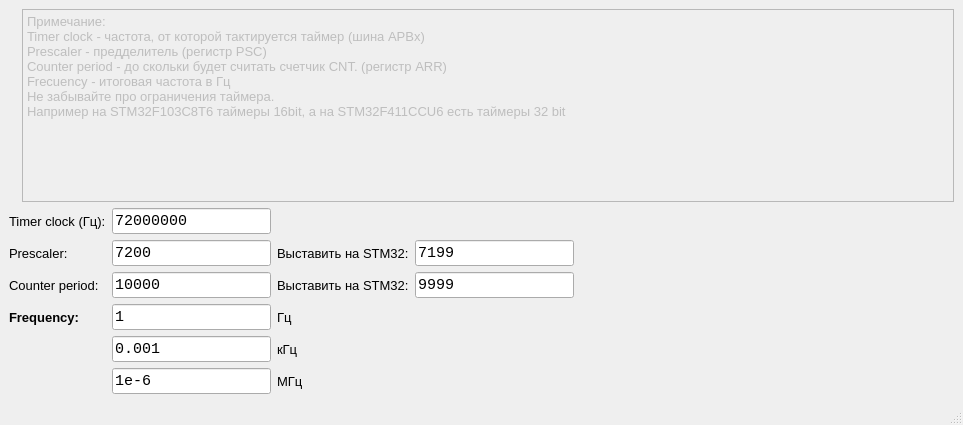
<?xml version="1.0" encoding="UTF-8"?>
<ui version="4.0">
 <class>PWM_HZ</class>
 <widget class="QMainWindow" name="PWM_HZ">
  <property name="geometry">
   <rect>
    <x>0</x>
    <y>0</y>
    <width>963</width>
    <height>425</height>
   </rect>
  </property>
  <property name="windowTitle">
   <string>STM32 TIMx Calculator</string>
  </property>
  <property name="windowIcon">
   <iconset resource="../resources/images.qrc">
    <normaloff>:/app8.png</normaloff>:/app8.png</iconset>
  </property>
  <widget class="QWidget" name="centralwidget">
   <layout class="QVBoxLayout" name="verticalLayout">
    <item>
     <layout class="QHBoxLayout" name="horizontalLayout">
      <item>
       <widget class="QLabel" name="label">
        <property name="text">
         <string/>
        </property>
        <property name="pixmap">
         <pixmap resource="../resources/images.qrc">:/STM32_Frecuency_calculator.png</pixmap>
        </property>
       </widget>
      </item>
      <item>
       <widget class="QTextEdit" name="textEdit">
        <property name="enabled">
         <bool>false</bool>
        </property>
        <property name="html">
         <string>&lt;!DOCTYPE HTML PUBLIC &quot;-//W3C//DTD HTML 4.0//EN&quot; &quot;http://www.w3.org/TR/REC-html40/strict.dtd&quot;&gt;
&lt;html&gt;&lt;head&gt;&lt;meta name=&quot;qrichtext&quot; content=&quot;1&quot; /&gt;&lt;meta charset=&quot;utf-8&quot; /&gt;&lt;style type=&quot;text/css&quot;&gt;
p, li { white-space: pre-wrap; }
&lt;/style&gt;&lt;/head&gt;&lt;body style=&quot; font-family:'Segoe UI'; font-size:9pt; font-weight:400; font-style:normal;&quot;&gt;
&lt;p style=&quot; margin-top:0px; margin-bottom:0px; margin-left:0px; margin-right:0px; -qt-block-indent:0; text-indent:0px;&quot;&gt;&lt;span style=&quot; font-family:'Consolas'; font-size:10pt;&quot;&gt;Примечание:&lt;/span&gt;&lt;/p&gt;
&lt;p style=&quot; margin-top:0px; margin-bottom:0px; margin-left:0px; margin-right:0px; -qt-block-indent:0; text-indent:0px;&quot;&gt;&lt;span style=&quot; font-family:'Consolas'; font-size:10pt;&quot;&gt;Timer clock - частота, от которой тактируется таймер (шина APBx)&lt;/span&gt;&lt;/p&gt;
&lt;p style=&quot; margin-top:0px; margin-bottom:0px; margin-left:0px; margin-right:0px; -qt-block-indent:0; text-indent:0px;&quot;&gt;&lt;span style=&quot; font-family:'Consolas'; font-size:10pt;&quot;&gt;Prescaler - предделитель (регистр PSC)&lt;/span&gt;&lt;/p&gt;
&lt;p style=&quot; margin-top:0px; margin-bottom:0px; margin-left:0px; margin-right:0px; -qt-block-indent:0; text-indent:0px;&quot;&gt;&lt;span style=&quot; font-family:'Consolas'; font-size:10pt;&quot;&gt;Counter period - до скольки будет считать счетчик CNT. (регистр ARR)&lt;/span&gt;&lt;/p&gt;
&lt;p style=&quot; margin-top:0px; margin-bottom:0px; margin-left:0px; margin-right:0px; -qt-block-indent:0; text-indent:0px;&quot;&gt;&lt;span style=&quot; font-family:'Consolas'; font-size:10pt;&quot;&gt;Frecuency - итоговая частота в Гц&lt;/span&gt;&lt;/p&gt;
&lt;p style=&quot; margin-top:0px; margin-bottom:0px; margin-left:0px; margin-right:0px; -qt-block-indent:0; text-indent:0px;&quot;&gt;&lt;span style=&quot; font-family:'Consolas'; font-size:10pt;&quot;&gt;Не забывайте про ограничения таймера.&lt;/span&gt;&lt;/p&gt;
&lt;p style=&quot; margin-top:0px; margin-bottom:0px; margin-left:0px; margin-right:0px; -qt-block-indent:0; text-indent:0px;&quot;&gt;&lt;span style=&quot; font-family:'Consolas'; font-size:10pt;&quot;&gt;Например на STM32F103C8T6 таймеры 16bit, а на STM32F411CCU6 есть таймеры 32 bit&lt;/span&gt;&lt;/p&gt;
&lt;p style=&quot; margin-top:0px; margin-bottom:0px; margin-left:0px; margin-right:0px; -qt-block-indent:0; text-indent:0px;&quot;&gt;&lt;span style=&quot; font-family:'Consolas'; font-size:10pt;&quot;&gt; &lt;/span&gt;&lt;/p&gt;&lt;/body&gt;&lt;/html&gt;</string>
        </property>
       </widget>
      </item>
     </layout>
    </item>
    <item>
     <layout class="QHBoxLayout" name="horizontalLayout_2">
      <item>
       <layout class="QGridLayout" name="gridLayout">
        <item row="5" column="3">
         <widget class="QLabel" name="label_10">
          <property name="font">
           <font>
            <pointsize>10</pointsize>
           </font>
          </property>
          <property name="text">
           <string>МГц</string>
          </property>
         </widget>
        </item>
        <item row="2" column="3">
         <widget class="QLabel" name="label_6">
          <property name="font">
           <font>
            <pointsize>10</pointsize>
           </font>
          </property>
          <property name="text">
           <string>Выставить на STM32:</string>
          </property>
         </widget>
        </item>
        <item row="2" column="4">
         <widget class="QLineEdit" name="lineEdit_CounterPeriod_2">
          <property name="font">
           <font>
            <family>Consolas</family>
            <pointsize>11</pointsize>
           </font>
          </property>
          <property name="text">
           <string>9999</string>
          </property>
          <property name="readOnly">
           <bool>true</bool>
          </property>
         </widget>
        </item>
        <item row="0" column="0" colspan="2">
         <widget class="QLabel" name="label_2">
          <property name="font">
           <font>
            <pointsize>10</pointsize>
           </font>
          </property>
          <property name="text">
           <string>Timer clock (Гц):</string>
          </property>
         </widget>
        </item>
        <item row="4" column="3">
         <widget class="QLabel" name="label_9">
          <property name="font">
           <font>
            <pointsize>10</pointsize>
           </font>
          </property>
          <property name="text">
           <string>кГц</string>
          </property>
         </widget>
        </item>
        <item row="1" column="2">
         <widget class="QLineEdit" name="LineEdit_Prescaler">
          <property name="font">
           <font>
            <family>Consolas</family>
            <pointsize>11</pointsize>
           </font>
          </property>
          <property name="text">
           <string>7200</string>
          </property>
         </widget>
        </item>
        <item row="3" column="3">
         <widget class="QLabel" name="label_8">
          <property name="font">
           <font>
            <pointsize>10</pointsize>
           </font>
          </property>
          <property name="text">
           <string>Гц</string>
          </property>
         </widget>
        </item>
        <item row="1" column="3">
         <widget class="QLabel" name="label_5">
          <property name="font">
           <font>
            <pointsize>10</pointsize>
           </font>
          </property>
          <property name="text">
           <string>Выставить на STM32:</string>
          </property>
         </widget>
        </item>
        <item row="0" column="2">
         <widget class="QLineEdit" name="LineEdit_TImerClock">
          <property name="font">
           <font>
            <family>Consolas</family>
            <pointsize>11</pointsize>
           </font>
          </property>
          <property name="text">
           <string>72000000</string>
          </property>
         </widget>
        </item>
        <item row="2" column="2">
         <widget class="QLineEdit" name="lineEdit_CounterPeriod">
          <property name="font">
           <font>
            <family>Consolas</family>
            <pointsize>11</pointsize>
           </font>
          </property>
          <property name="text">
           <string>10000</string>
          </property>
         </widget>
        </item>
        <item row="1" column="4">
         <widget class="QLineEdit" name="LineEdit_Prescaler_2">
          <property name="font">
           <font>
            <family>Consolas</family>
            <pointsize>11</pointsize>
           </font>
          </property>
          <property name="text">
           <string>7199</string>
          </property>
          <property name="readOnly">
           <bool>true</bool>
          </property>
         </widget>
        </item>
        <item row="1" column="0" colspan="2">
         <widget class="QLabel" name="label_3">
          <property name="font">
           <font>
            <pointsize>10</pointsize>
           </font>
          </property>
          <property name="text">
           <string>Prescaler:</string>
          </property>
         </widget>
        </item>
        <item row="2" column="0" colspan="2">
         <widget class="QLabel" name="label_4">
          <property name="font">
           <font>
            <pointsize>10</pointsize>
           </font>
          </property>
          <property name="text">
           <string>Counter period:</string>
          </property>
         </widget>
        </item>
        <item row="3" column="2">
         <widget class="QLineEdit" name="lineEdit_FrequencyHz">
          <property name="font">
           <font>
            <family>Consolas</family>
            <pointsize>11</pointsize>
           </font>
          </property>
          <property name="text">
           <string>1</string>
          </property>
          <property name="readOnly">
           <bool>true</bool>
          </property>
         </widget>
        </item>
        <item row="4" column="2">
         <widget class="QLineEdit" name="lineEdit_FrequencykHz">
          <property name="font">
           <font>
            <family>Consolas</family>
            <pointsize>11</pointsize>
           </font>
          </property>
          <property name="text">
           <string>0.001</string>
          </property>
          <property name="readOnly">
           <bool>true</bool>
          </property>
         </widget>
        </item>
        <item row="5" column="2">
         <widget class="QLineEdit" name="lineEdit_FrequencyMHz">
          <property name="font">
           <font>
            <family>Consolas</family>
            <pointsize>11</pointsize>
           </font>
          </property>
          <property name="text">
           <string>1e-6</string>
          </property>
          <property name="readOnly">
           <bool>true</bool>
          </property>
         </widget>
        </item>
        <item row="3" column="0" colspan="2">
         <widget class="QLabel" name="label_7">
          <property name="font">
           <font>
            <pointsize>10</pointsize>
            <bold>true</bold>
           </font>
          </property>
          <property name="text">
           <string>Frequency:</string>
          </property>
         </widget>
        </item>
       </layout>
      </item>
      <item>
       <spacer name="horizontalSpacer">
        <property name="orientation">
         <enum>Qt::Horizontal</enum>
        </property>
        <property name="sizeHint" stdset="0">
         <size>
          <width>40</width>
          <height>20</height>
         </size>
        </property>
       </spacer>
      </item>
     </layout>
    </item>
   </layout>
  </widget>
  <widget class="QMenuBar" name="menubar">
   <property name="geometry">
    <rect>
     <x>0</x>
     <y>0</y>
     <width>963</width>
     <height>22</height>
    </rect>
   </property>
  </widget>
  <widget class="QStatusBar" name="statusbar"/>
 </widget>
 <resources>
  <include location="../resources/images.qrc"/>
 </resources>
 <connections/>
</ui>
